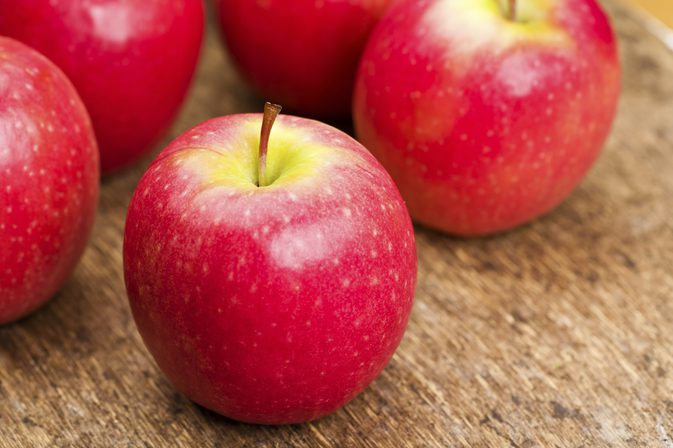
#> input picture examples/apple_94.jpg, 673 x 448 px
$ python sobel.py
#> lines starting #> are read from the running program, lines starting #| are printed output that depends on the picture
import numpy as np
import cv2

# Read the image
im = cv2.imread("examples/apple_94.jpg", 1)
#> im is the input picture: shape (448, 673, 3); mean B, G, R 75.2, 82.9, 178.3

# use predefined gaussian filter with rgb values - would be too complex to do it myself
im_gaussian = cv2.GaussianBlur(im, (3, 3), 0)
im_gaussian = np.clip(im_gaussian, 0, 255)

# Define the Sobel kernels
kernel_x = np.array([[-1, 0, 1], [-2, 0, 2], [-1, 0, 1]])
kernel_y = np.array([[-1, -2, -1], [0, 0, 0], [1, 2, 1]])

# Apply the Sobel filter
im_x = cv2.filter2D(im_gaussian, -1, kernel_x)
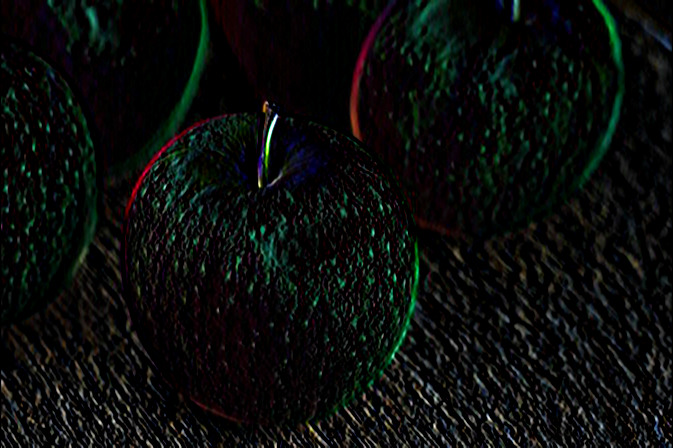
#> im_x: shape (448, 673, 3); mean B, G, R 10.5, 12.1, 10.1
im_y = cv2.filter2D(im_gaussian, -1, kernel_y)
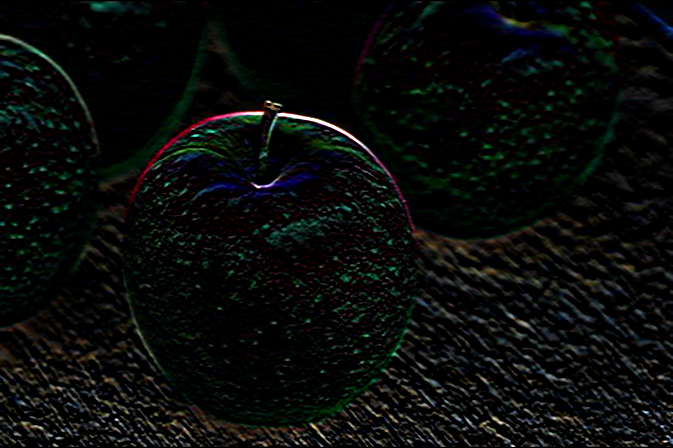
#> im_y: shape (448, 673, 3); mean B, G, R 9.9, 11.1, 9.2
im_x = cv2.convertScaleAbs(im_x)
im_y = cv2.convertScaleAbs(im_y)
im_sobel = cv2.addWeighted(im_x, 0.5, im_y, 0.5, 0)
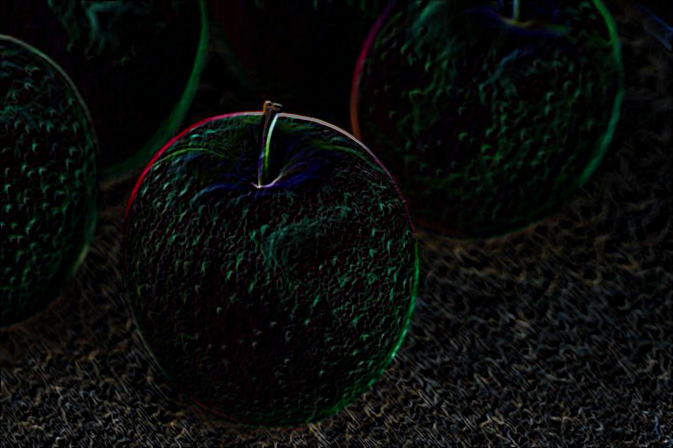
#> im_sobel: shape (448, 673, 3); mean B, G, R 10.2, 11.6, 9.6

# Save/Show the filtered image
cv2.imwrite("examples/sobel.jpg", im_sobel)

$ run again, with examples/apple_95.jpg copied over examples/apple_94.jpg
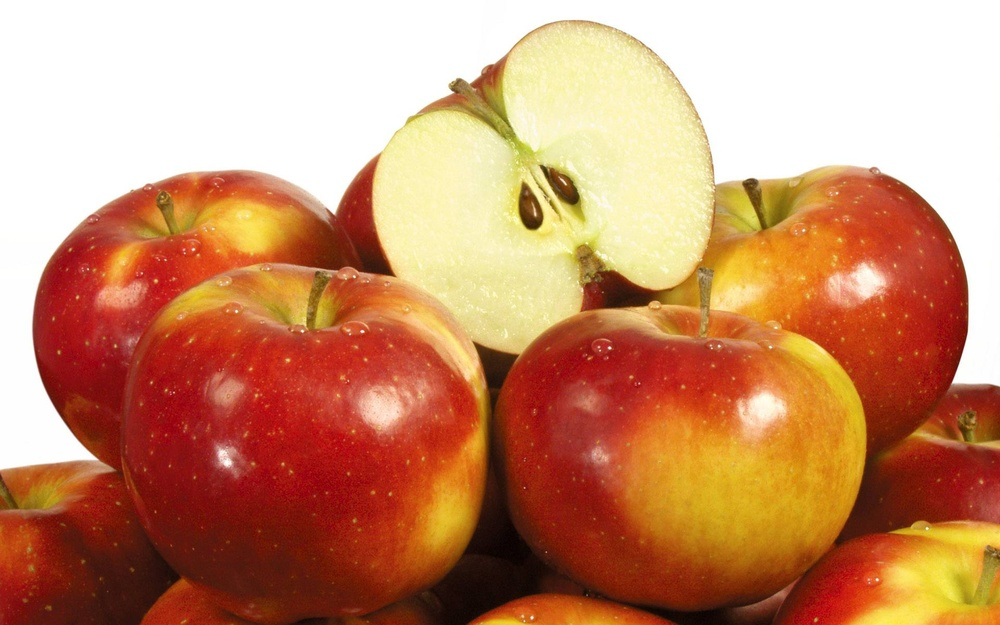
#> input picture examples/apple_95.jpg, 1000 x 625 px, shrunk from 1920 x 1200 before the run
#> im is the input picture: shape (625, 1000, 3); mean B, G, R 107.8, 142.3, 200.3
#> `im_x = cv2.filter2D(im_gaussian, -1, kernel_x)`:
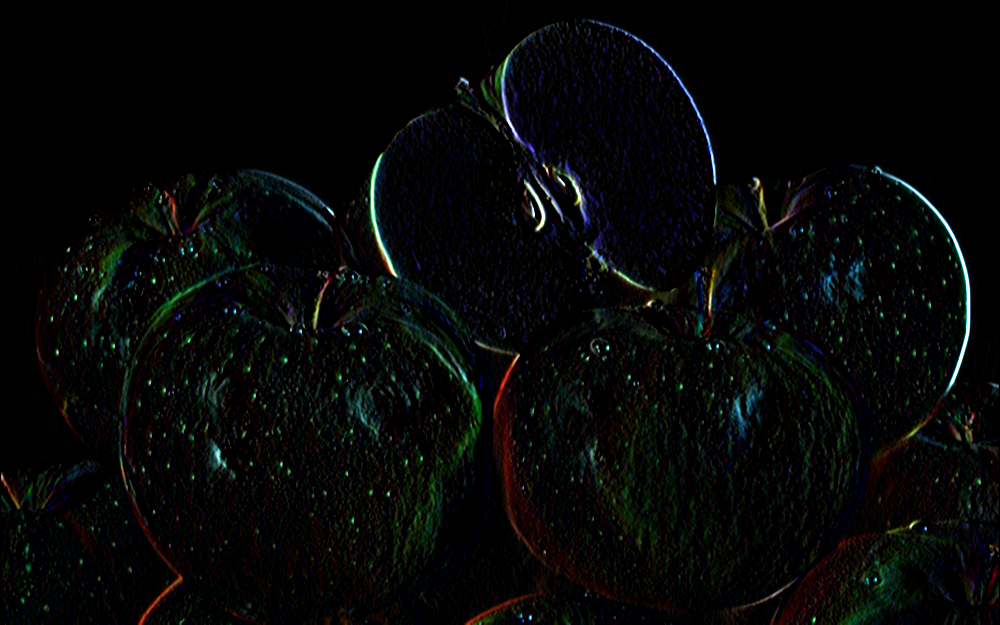
#> im_x: shape (625, 1000, 3); mean B, G, R 6.9, 7.4, 6.1
#> `im_sobel = cv2.addWeighted(im_x, 0.5, im_y, 0.5, 0)`:
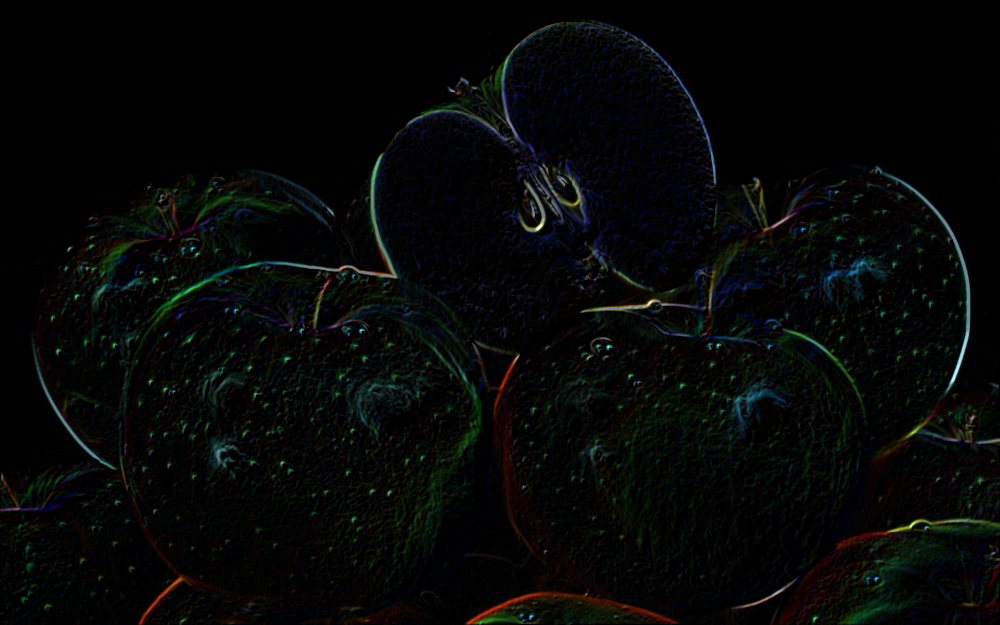
#> im_sobel: shape (625, 1000, 3); mean B, G, R 6.5, 7.1, 5.8
